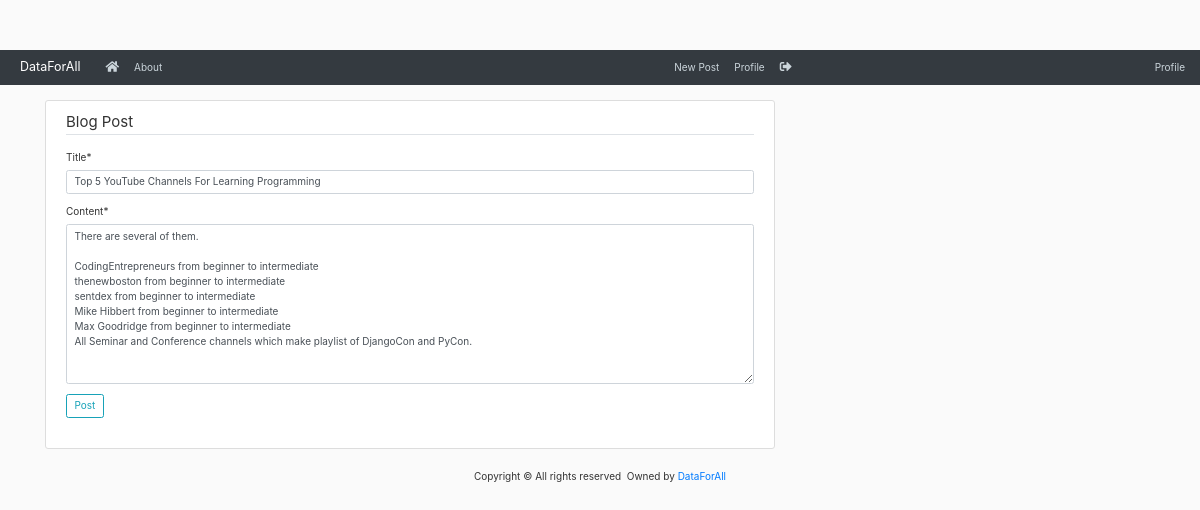
The page /post/28/update/ (signed in) on the database its author committed.
### blog/models.py (models this page shows, shortened)
class Post(models.Model):
    title = models.CharField(max_length = 100)
    content = models.TextField()
    date_posted = models.DateTimeField(default=timezone.now)
    author = models.ForeignKey(User, on_delete=models.CASCADE)

### blog/views.py (the view, shortened to what this page needs)
# urls.py: path('post/<int:pk>/update/', views.PostUpdateView.as_view(), name= 'post-update' ),
class PostUpdateView(LoginRequiredMixin, UserPassesTestMixin, UpdateView):
    model = Post
    fields = ['title', 'content']
    def test_func(self):
        post = self.get_object()
        if self.request.user == post.author:
            return True
        return False

### blog/templates/blog/post_form.html (shortened to what this page needs)
{% extends 'blog/base.html' %}
{% load crispy_forms_tags %}
{% block content %}
    <div class="content-section">
        <form method="POST">
            <fieldset class="form-group">
                <legend class="border-bottom mb-4">Blog Post</legend>
                {{ form|crispy }}
                <div class="form-group">
                    <button class="btn btn-outline-info" type="submit">Post</button>
                </div>
            </fieldset>
        </form>
    </div>
{% endblock %}

### static/css/main.css (style rules this page uses)
body { background: #fafafa; color: #333333; margin-top: 5rem; }
.content-section { background: #ffffff; padding: 10px 20px; border: 1px solid #dddddd; border-radius: 3px; margin-bottom: 20px; }

### rows shown on the page
Post: title "Top 5 YouTube Channels For Learning Programming", content "There are several of them. CodingEntrepreneurs from beginner to intermediate thenewboston from beginner to intermediate sentdex from beginner to intermediate Mike Hibbert from beginner to intermediate Max Goodridge from beginner to intermediate All Seminar and Conference channels which make playlist of DjangoCon and PyCon."
